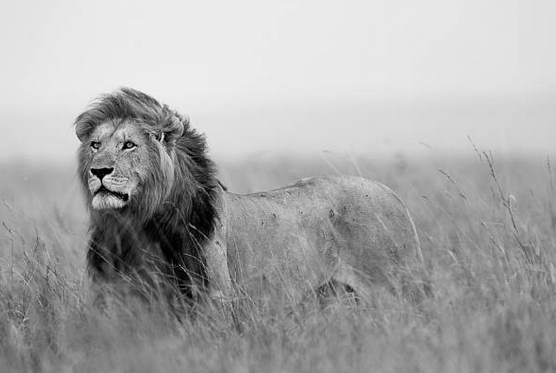
#> input picture Digital_Image_Processing/images/lion.png, 556 x 373 px
$ jupyter execute LionOperation.ipynb
#> lines starting #> are read from the running program, lines starting #| are printed output that depends on the picture; after the words box and inside, x2 and y2 are one past the last pixel; in counts of white or black regions, pixels touching at a corner belong together; long printed decimals are rounded
[cell 1]
from skimage import io
import skimage
from skimage.filters.rank import entropy
from skimage.morphology import disk
from skimage.filters import try_all_threshold
import matplotlib.pyplot as plt
import numpy as np

[cell 2]
img = io.imread("./images/lion.png", as_gray=True)
#> img is the input picture: shape (373, 556); min 0, max 250, mean 168.7
plt.imshow(img, cmap="gray")
img.shape
#> Out = (373, 556)

[cell 3]
fig, ax = try_all_threshold(img, figsize=(10, 8), verbose=False)
plt.show()
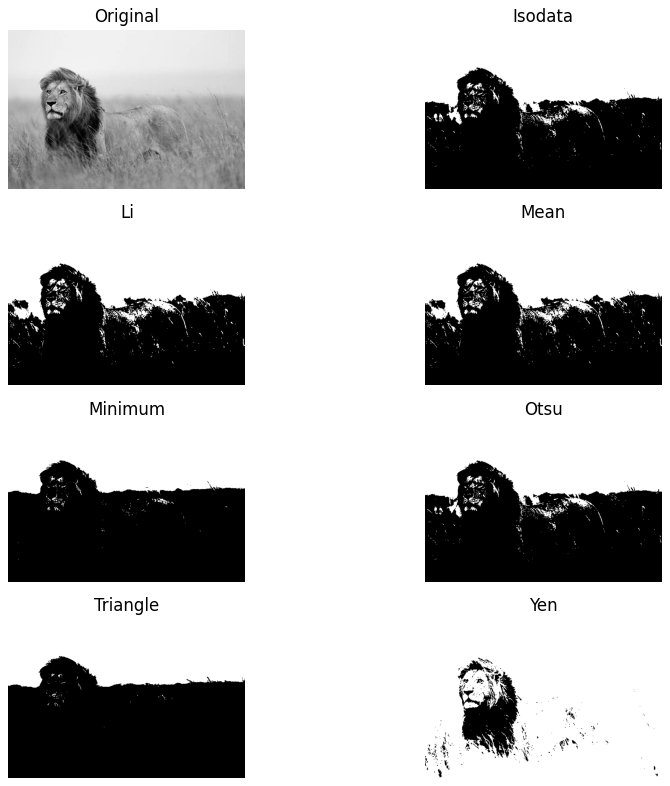
#> figure drawn by matplotlib, 8 panels

[cell 4]
entropy_img = entropy(img, disk(15))
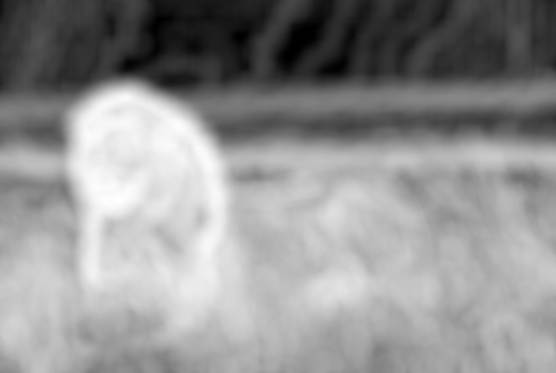
#> entropy_img: shape (373, 556) float64; min 0, max 7.54, mean 4.3; drawn with min black and max white
plt.imshow(entropy_img, cmap="gray")

[cell 5]
from skimage.filters import threshold_triangle, threshold_otsu
thresh = threshold_otsu(entropy_img)
#> thresh = 3.66
thresh
#> Out = 3.66

[cell 6]
binary_img = entropy_img <= thresh
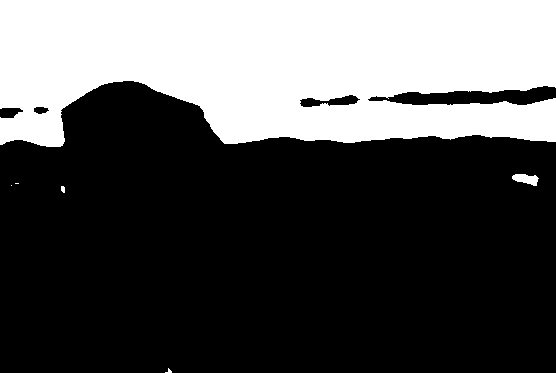
#> binary_img: shape (373, 556) bool; 33.1% white; 6 white regions (3 under 20 px), largest, box (x1, y1, x2, y2) and area: (0, 0, 556, 147) 68293, (512, 174, 539, 186) 209, (61, 186, 65, 193) 24
plt.imshow(binary_img, cmap="gray")

[cell 7]
print("Sky area:", np.sum(binary_img==1))
#| Sky area: 68548
print("Sky area(%):", (np.sum(binary_img==1)*100)/(np.sum(binary_img==1)+np.sum(binary_img==0)))
#| Sky area(%): 33.053
print("Lion area:", np.sum(binary_img==0))
#| Lion area: 138840
print("Lion area(%):", (np.sum(binary_img==0)*100)/(np.sum(binary_img==1)+np.sum(binary_img==0)))
#| Lion area(%): 66.947
